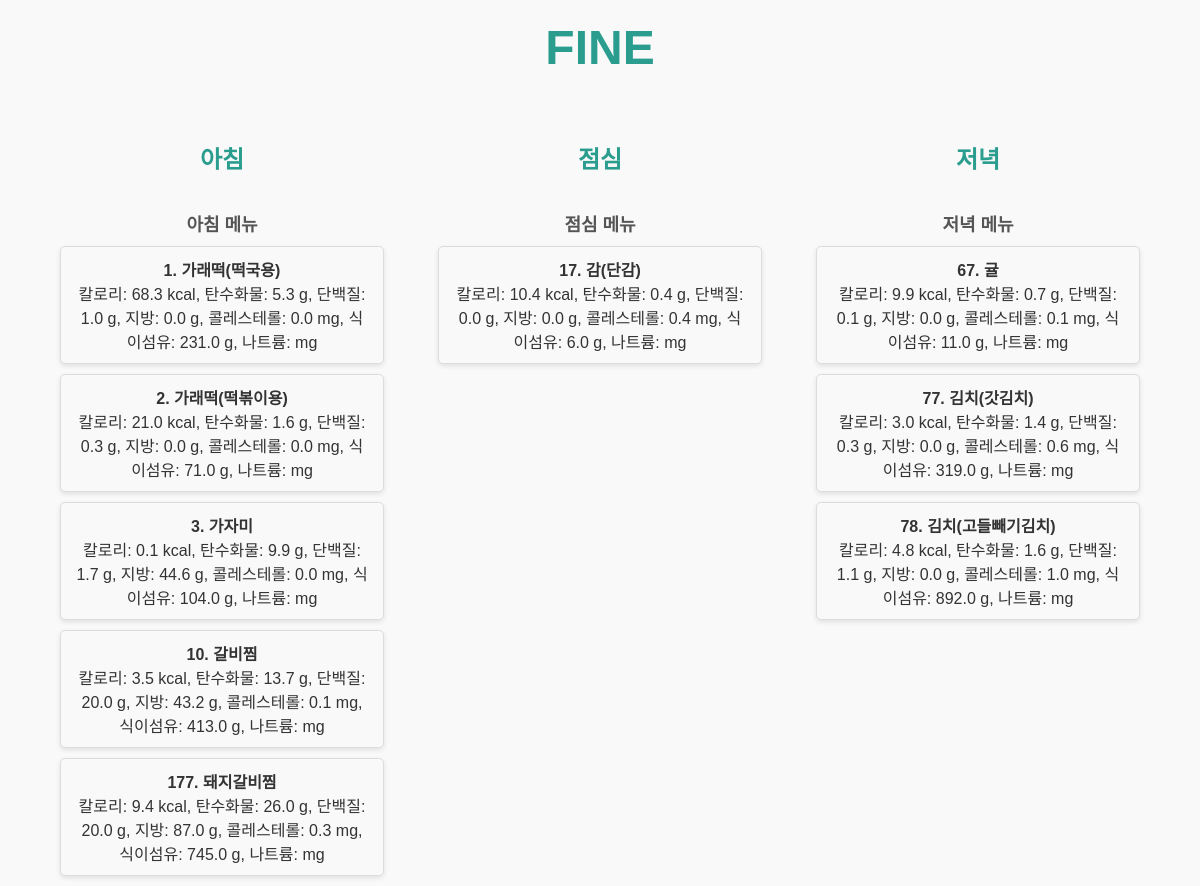
Screenshot of /siksa with the database file from the repository.
### tables this page shows
CREATE TABLE "breakfast" (
	"음식명"	TEXT,
	"식품코드"	INTEGER,
	"칼로리"	REAL,
	"탄수화물"	REAL,
	"단백질"	REAL,
	"지방"	REAL,
	"콜레스테롤"	REAL,
	"식이섬유"	REAL,
	"나트륨"	REAL,
	PRIMARY KEY("식품코드" AUTOINCREMENT)
);

CREATE TABLE "lunch" (
	"음식명"	TEXT,
	"식품코드"	INTEGER,
	"칼로리"	REAL,
	"탄수화물"	REAL,
	"단백질"	REAL,
	"지방"	REAL,
	"콜레스테롤"	REAL,
	"식이섬유"	REAL,
	"나트륨"	REAL,
	PRIMARY KEY("식품코드" AUTOINCREMENT)
);

CREATE TABLE "dinner" (
	"음식명"	TEXT,
	"식품코드"	INTEGER,
	"칼로리"	REAL,
	"탄수화물"	REAL,
	"단백질"	REAL,
	"지방"	REAL,
	"콜레스테롤"	REAL,
	"식이섬유"	REAL,
	"나트륨"	REAL,
	PRIMARY KEY("식품코드" AUTOINCREMENT)
);

### FINE.py (the view)
@app.route('/siksa')
def siksa():
    breakfast_data = get_table_data('breakfast')
    lunch_data = get_table_data('lunch')
    dinner_data = get_table_data('dinner')
    return render_template(
        'siksa.html',
        breakfast_data=breakfast_data,
        lunch_data=lunch_data,
        dinner_data=dinner_data,
    )

### FINE.py (called while the page is built)
def get_table_data(table_name):
    conn = sqlite3.connect('food_db.db')
    cursor = conn.cursor()
    query = f"SELECT * FROM {table_name}"
    cursor.execute(query)
    data = cursor.fetchall()
    conn.close()
    return data

### templates/siksa.html (shortened to what this page needs)
<!DOCTYPE html>
<html lang="ko">
<head>
</head>
<body>
    <div class="header">
        <a href="/" class="logo">FINE</a>
    </div>
    <div class="container">
        <div class="section">
            <a href="/breakfast" class="button">아침</a>
            <div class="list-title">아침 메뉴</div>
            <ul class="food-list">
                {% for item in breakfast_data %}
                <li>
                    <strong>{{ item[1] }}. {{ item[0] }}</strong>
                    <br>
                    칼로리: {{ item[3] }} kcal, 탄수화물: {{ item[4] }} g, 단백질: {{ item[5] }} g, 지방: {{ item[6] }} g,
                    콜레스테롤: {{ item[7] }} mg, 식이섬유: {{ item[8] }} g, 나트륨: {{ item[9] }} mg
                </li>
                {% endfor %}
            </ul>
        </div>
        <div class="section">
            <a href="/lunch" class="button">점심</a>
            <div class="list-title">점심 메뉴</div>
            <ul class="food-list">
                {% for item in lunch_data %}
                <li>
                    <strong>{{ item[1] }}. {{ item[0] }}</strong>
                    <br>
                    칼로리: {{ item[3] }} kcal, 탄수화물: {{ item[4] }} g, 단백질: {{ item[5] }} g, 지방: {{ item[6] }} g,
                    콜레스테롤: {{ item[7] }} mg, 식이섬유: {{ item[8] }} g, 나트륨: {{ item[9] }} mg
                </li>
                {% endfor %}
            </ul>
        </div>
        <div class="section">
            <a href="/dinner" class="button">저녁</a>
            <div class="list-title">저녁 메뉴</div>
            <ul class="food-list">
                {% for item in dinner_data %}
                <li>
                    <strong>{{ item[1] }}. {{ item[0] }}</strong>
                    <br>
                    칼로리: {{ item[3] }} kcal, 탄수화물: {{ item[4] }} g, 단백질: {{ item[5] }} g, 지방: {{ item[6] }} g,
                    콜레스테롤: {{ item[7] }} mg, 식이섬유: {{ item[8] }} g, 나트륨: {{ item[9] }} mg
                </li>
                {% endfor %}
            </ul>
        </div>
    </div>
</body>
</html>

### templates/siksa.html (style rules this page uses)
body { font-family: Arial, sans-serif; background-color: #f9f9f9; color: #333; margin: 0; padding: 0; display: flex; flex-direction: column; align-items: center; }
.header { margin-top: 20px; text-align: center; margin-bottom: 30px; }
.logo { font-size: 48px; font-weight: bold; color: #2a9d8f; text-decoration: none; }
.container { display: flex; justify-content: space-between; width: 90%; margin-top: 20px; }
.section { text-align: center; width: 30%; }
.button { padding: 15px 30px; font-size: 24px; font-weight: bold; color: #2a9d8f; background-color: #f9f9f9; border: none; border-radius: 10px; cursor: pointer; text-decoration: none; display: block; margin: 0 auto; margin-bottom: 20px; }
.list-title { font-size: 18px; font-weight: bold; color: #555; margin-bottom: 10px; }
.food-list { list-style: none; padding: 0; margin: 0 auto; }
.food-list li { background-color: #f9f9f9; border: 1px solid #ddd; border-radius: 5px; margin-bottom: 10px; padding: 10px 15px; box-shadow: 0 2px 5px rgba(0, 0, 0, 0.1); }

### rows the page displays
breakfast: 식품코드 "1", 음식명 "가래떡(떡국용)", 탄수화물 "68.3", 단백질 "5.3", 지방 "1.0", 콜레스테롤 "0.0", 식이섬유 "0.0", 나트륨 "231.0"
breakfast: 식품코드 "2", 음식명 "가래떡(떡볶이용)", 탄수화물 "21.0", 단백질 "1.6", 지방 "0.3", 콜레스테롤 "0.0", 식이섬유 "0.0", 나트륨 "71.0"
breakfast: 식품코드 "3", 음식명 "가자미", 탄수화물 "0.1", 단백질 "9.9", 지방 "1.7", 콜레스테롤 "44.6", 식이섬유 "0.0", 나트륨 "104.0"
breakfast: 식품코드 "10", 음식명 "갈비찜", 탄수화물 "3.5", 단백질 "13.7", 지방 "20.0", 콜레스테롤 "43.2", 식이섬유 "0.1", 나트륨 "413.0"
breakfast: 식품코드 "177", 음식명 "돼지갈비찜", 탄수화물 "9.4", 단백질 "26.0", 지방 "20.0", 콜레스테롤 "87.0", 식이섬유 "0.3", 나트륨 "745.0"
lunch: 식품코드 "17", 음식명 "감(단감)", 탄수화물 "10.4", 단백질 "0.4", 지방 "0.0", 콜레스테롤 "0.0", 식이섬유 "0.4", 나트륨 "6.0"
dinner: 식품코드 "67", 음식명 "귤", 탄수화물 "9.9", 단백질 "0.7", 지방 "0.1", 콜레스테롤 "0.0", 식이섬유 "0.1", 나트륨 "11.0"
dinner: 식품코드 "77", 음식명 "김치(갓김치)", 탄수화물 "3.0", 단백질 "1.4", 지방 "0.3", 콜레스테롤 "0.0", 식이섬유 "0.6", 나트륨 "319.0"
dinner: 식품코드 "78", 음식명 "김치(고들빼기김치)", 탄수화물 "4.8", 단백질 "1.6", 지방 "1.1", 콜레스테롤 "0.0", 식이섬유 "1.0", 나트륨 "892.0"
